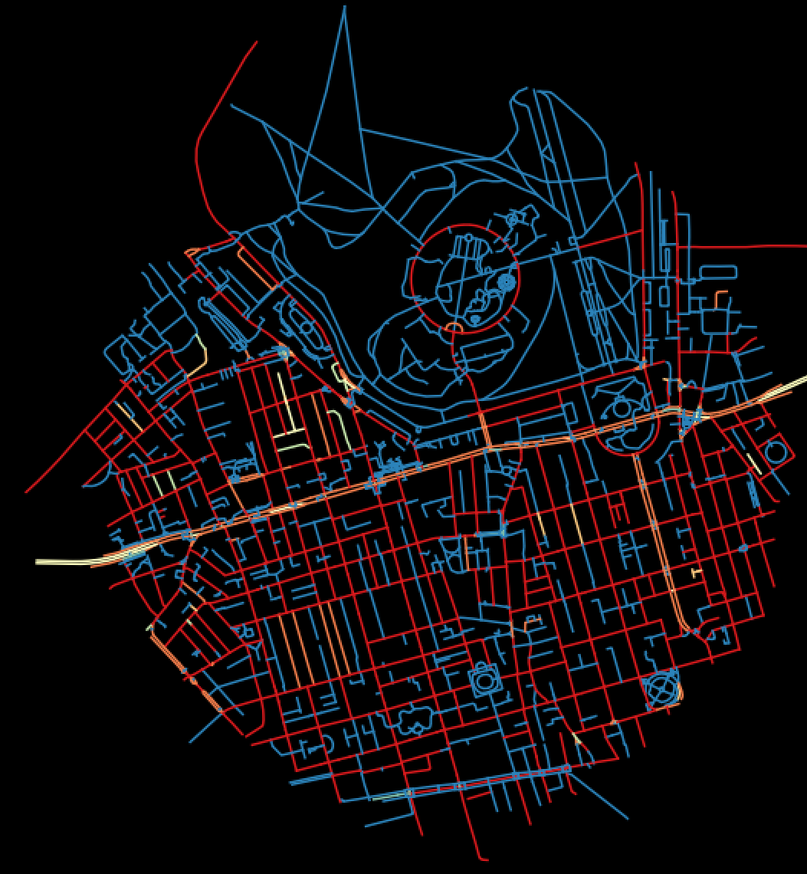
#> input picture data/map.png, 807 x 874 px, shrunk from 1053 x 1140 before the run, found by its file name
$ python intelligence.py
#> lines starting #> are read from the running program, lines starting #| are printed output that depends on the picture
import numpy as np
import cv2
import matplotlib.pyplot as plt

img = cv2.imread("data/map.png")
#> img is the input picture: shape (874, 807, 3); mean B, G, R 14.8, 11.7, 15.7
img = np.array(img)

def find_red_pixels(img, upper_threshold=100, lower_threshold=50):
    """
    This is a functions that detects the red pixels from a picture and returnes a 2D array with the detected red pixels
    in white(1) and the rest of the pixels are turned black(0)
    Argument(s) :
    ---------------
    - img : The picture that user uploads in the program
    - upper_threshold : a variable used for detecting the color type of the red pixels (how red it is) and is predefined as 100
    - lower_threshold : a variable used for detecting the color type of the blue and green pixels (how blue or green exists in red) and is predefined as 50
    ---------------
    Note(s) : This program will convert the detected red pixels into white and rest in black resulting in a black and white picture
    ---------------
    Return(s) : This function return's a 2D array worth of red and black pixels
    """
#> called with upper_threshold = 100, lower_threshold = 50

    output_pixels = np.zeros((img.shape[0], img.shape[1]))
    for i in range(img.shape[0]):
        for j in range(img.shape[1]):
            if img[i,j,2] > upper_threshold and img[i,j,1] < lower_threshold and img[i,j,0] < lower_threshold:
                output_pixels[i,j] = 255
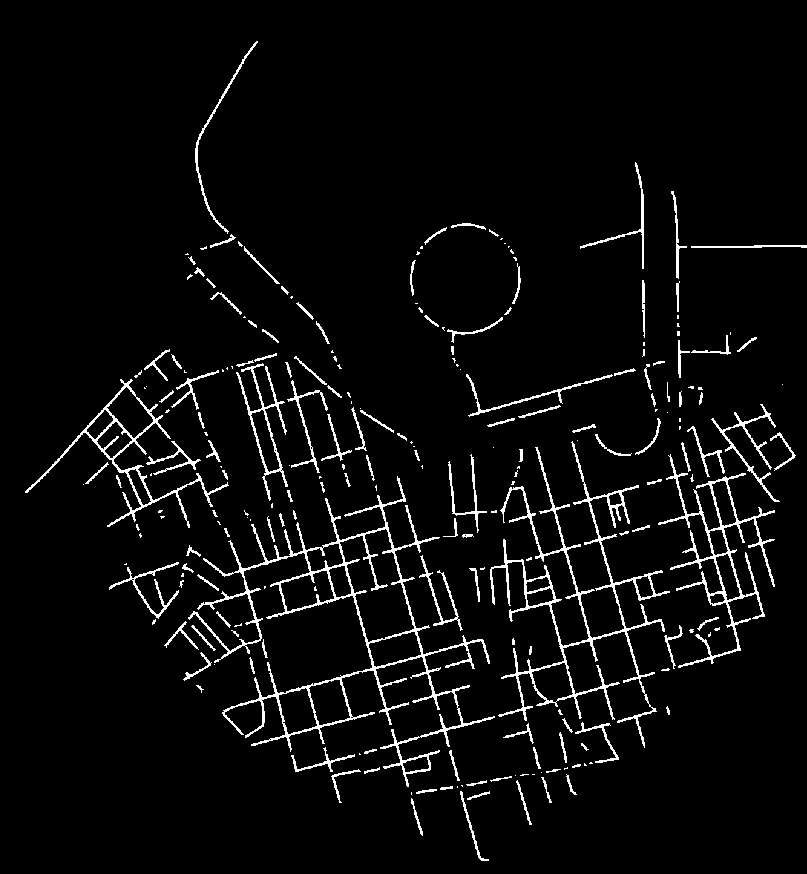
#> output_pixels: shape (874, 807) float64; 4.4% white in thin lines or dots

    return output_pixels
"""
img = find_red_pixels(img)
plt.imshow(img, cmap = "gray")
plt.draw()
plt.show()
cv2.waitKey(0)
"""
mg = cv2.imread("data/map.png")
img = np.array(img)

def find_cyan_pixels(img, upper_threshold=100, lower_threshold=50):
    """
    This is a functions that detects the cyan pixels from a picture and returnes a 2D array with the detected cyan pixels
    in white(1) and the rest of the pixels are turned black(0)
    Argument(s) :
    ---------------
    - img : The picture that user uploads in the program
    - upper_threshold : a variable used for detecting the color type of the cyan pixels (how blue it is) and is predefined as 100
    - lower_threshold : a variable used for detecting the color type of the red and green pixels (how red or green exists in cyan)) and is predefined as 50
    ---------------
    Note(s) : This program will convert the detected cyan pixels into white and rest in black resulting in a black and white picture
    ---------------
    Return(s) : This function return's a 2D array worth of cyan and black pixels
    """
    output_pixels = np.zeros((img.shape[0], img.shape[1]))
    for i in range(img.shape[0]):
        for j in range(img.shape[1]):
            if img[i,j,0] > upper_threshold  and img[i,j,1] > upper_threshold and img[i,j,2] < lower_threshold:
                output_pixels[i,j] = 255

    return output_pixels

"""
img = find_cyan_pixels(img)
plt.imshow(img, cmap = "gray")
plt.draw()
plt.show()
cv2.waitKey(0)
"""

def detect_connected_components(img):
    """
    This is a functions that detects connected components from the outputs of the previous functions (find_red_pixels and find_cyan_pixels)
    and the number of pixels that exists in that connected component and returns the result

    Argument(s) :
    ---------------
    - img : the output of the previous functions (find_red_pixels and find_cyan_pixels) which user shall choose which one to pass to the function
    ---------------
    Note(s) : the user decides to determine wether the red or cyan pixels should be the input of this function
    ---------------
    Return(s) : a list of all connected components with the number of pixels whithin that connected component
    ---------------
    Algorithm : The algorithm described in the Assessment Information pdf is the same as this algorithm
    except for one change, instead of the for loop (for each 8-neighbour n(s,t) of q(m,n) do...) and the if condition after it
    I used 8 if conditions to detect the 8 neighbour of the q .
    """
    img = np.array(img, dtype=int)
#> img: shape (874, 807) int64; 4.4% white in thin lines or dots
    Mark = np.zeros_like(img,dtype=int)
    q = []
    connected_components = []
    region_color = 0
    for i in range(img.shape[0]):
        for j in range(img.shape[1]):
            if img[i,j] == 255.0 and Mark[i,j] == 0:
                region_color += 1
                Mark[i,j] = region_color
                q.append([i,j])
                count = 0
                while len(q) != 0 :
                    count += 1
                    [s,t] = q[0]
                    s = q[0][0]
                    t = q[0][1]
                    q.pop(0)

                    if s != 0 and t != img.shape[1]-1 and img[s-1,t+1] == 255 and Mark[s-1,t+1] == 0 :
                        Mark[s-1,t+1] = region_color
                        q.append([s-1,t+1])
                    if s != 0 and img[s-1,t] == 255 and Mark[s-1,t] == 0:
                        Mark[s-1,t] = region_color
                        q.append([s-1,t])
                    if s != 0 and t != 0 and img[s-1,t-1] == 255 and Mark[s-1,t-1] == 0 :
                        Mark[s-1,t-1] = region_color
                        q.append([s-1,t-1])
                    if t != img.shape[1]-1 and img[s,t+1] == 255 and Mark[s,t+1] == 0 :
                        Mark[s,t+1] = region_color
                        q.append([s,t+1])
                    if t != 0 and img[s,t-1] == 255 and Mark[s,t-1] == 0 :
                        Mark[s,t-1] = region_color
                        q.append([s,t-1])
                    if s != img.shape[0]-1 and t != img.shape[1]-1 and img[s+1,t+1] == 255 and Mark[s+1,t+1] == 0:
                        Mark[s+1,t+1] = region_color
                        q.append([s+1,t+1])
                    if s != img.shape[0]-1 and img[s+1,t] == 255 and Mark[s+1,t] == 0 :
                        Mark[s+1,t] = region_color
                        q.append([s+1,t])
                    if s != img.shape[0]-1 and t != 0 and img[s+1,t-1] == 255 and Mark[s+1,t-1] == 0 :
                        Mark[s+1,t-1] = region_color
                        q.append([s+1,t-1])
                connected_components.append(count)
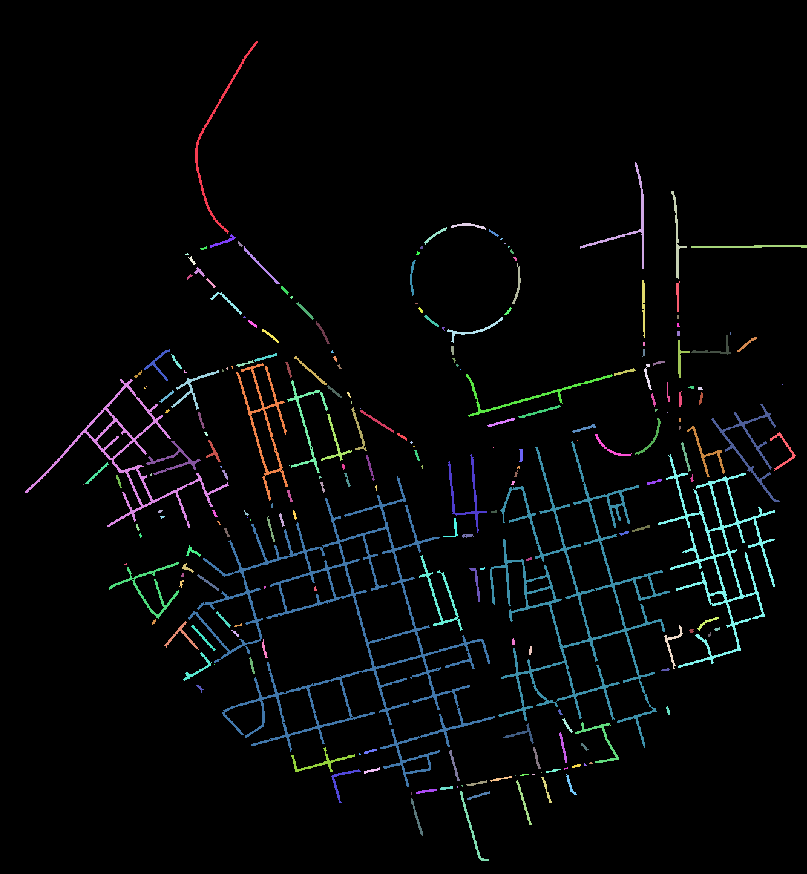
#> Mark: shape (874, 807) int64; 230 distinct labels, from 0 to 229; one colour per label, 0 black
#> after the loop, q = []; region_color = 229

    with open('cc-output-2a.txt', 'w') as file :
        for m in range(len(connected_components)) :
            file.write(f" Connected Component {m+1}, number of pixels = {connected_components[m]}\n")
        file.write(f"Total number of connected components = {len(connected_components)}")

    detect_connected_components_sorted(Mark)


def detect_connected_components_sorted(Mark):
    """
    This is a functions that sorts the detects connected components from the output of the previous functions (detect_connected_components)
    and returns a list with the sorted connected components based on the number of pixels on them

    Argument(s) :
    ---------------
    - Mark : the sorted list of the connected components
    ---------------
    Note(s) : this is a function that will only sort the list of connected components and doesn't add or remove anything from the input
    ---------------
    Return(s) : a list of all sorted connected components based on the number of pixels within that connected component
    """

    my_list = list(np.unique(Mark, return_counts=True))
    my_list_2 = my_list[1].sort()


    #with open('cc-top-2b.txt', 'w') as file :


img = find_red_pixels(img)
detect_connected_components(img)
